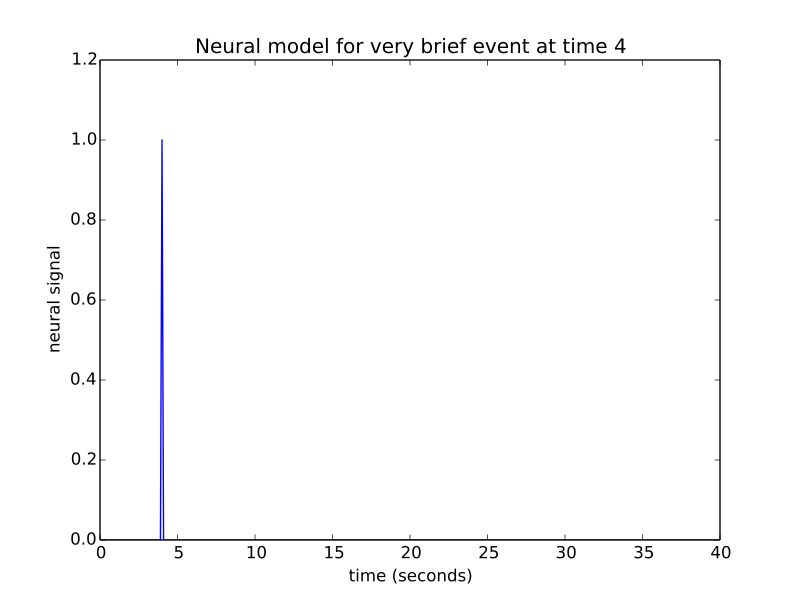

The script that drew this image:
neural_signal = np.zeros(n_time_points)
i_time_4 = np.where(times == 4)[0]  # index of value 4 in "times"
neural_signal[i_time_4] = 1  # A single spike at time == 4
plt.plot(times, neural_signal)
plt.xlabel('time (seconds)')
plt.ylabel('neural signal')
plt.ylim(0, 1.2)
plt.title("Neural model for very brief event at time 4")
